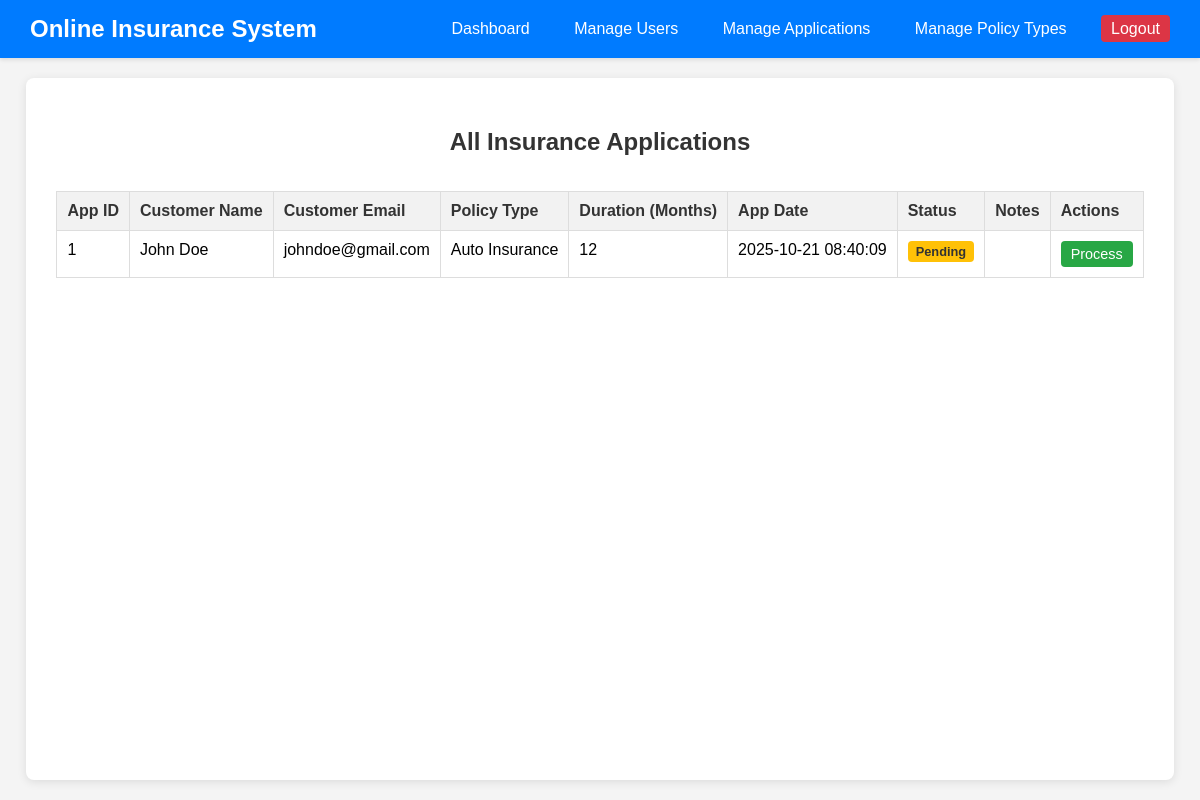
The page /view_applications.php (signed in) on the database its author committed.
### tables this page shows
CREATE TABLE IF NOT EXISTS `applications` (
  `application_id` int(11) NOT NULL AUTO_INCREMENT,
  `user_id` int(11) NOT NULL,
  `policy_type_id` int(11) NOT NULL,
  `desired_duration_months` int(11) NOT NULL,
  `additional_notes` text DEFAULT NULL,
  `admin_notes` text DEFAULT NULL,
  `status_id` int(11) NOT NULL DEFAULT 1,
  `application_date` timestamp NOT NULL DEFAULT current_timestamp(),
  `processed_by_user_id` int(11) DEFAULT NULL,
  `processed_at` datetime DEFAULT NULL,
  PRIMARY KEY (`application_id`),
  KEY `user_id` (`user_id`),
  KEY `policy_type_id` (`policy_type_id`),
  KEY `status_id` (`status_id`)
);

CREATE TABLE IF NOT EXISTS `users` (
  `user_id` int(11) NOT NULL AUTO_INCREMENT,
  `first_name` varchar(100) NOT NULL,
  `last_name` varchar(100) NOT NULL,
  `email` varchar(100) NOT NULL,
  `password_hash` varchar(255) NOT NULL,
  `phone_number` varchar(20) DEFAULT NULL,
  `address` text DEFAULT NULL,
  `role` enum('customer','company_official','administrator') DEFAULT 'customer',
  `created_at` timestamp NOT NULL DEFAULT current_timestamp(),
  PRIMARY KEY (`user_id`),
  UNIQUE KEY `email` (`email`)
);

CREATE TABLE IF NOT EXISTS `policy_types` (
  `policy_type_id` int(11) NOT NULL AUTO_INCREMENT,
  `name` varchar(100) NOT NULL,
  `description` text DEFAULT NULL,
  `base_premium` decimal(10,2) NOT NULL DEFAULT 0.00,
  `min_duration_months` int(11) NOT NULL DEFAULT 1,
  `max_duration_months` int(11) NOT NULL DEFAULT 12,
  `status` enum('Active','Inactive') DEFAULT 'Active',
  PRIMARY KEY (`policy_type_id`),
  UNIQUE KEY `name` (`name`)
);

CREATE TABLE IF NOT EXISTS `application_status_lookup` (
  `status_id` int(11) NOT NULL AUTO_INCREMENT,
  `status_name` varchar(50) NOT NULL,
  PRIMARY KEY (`status_id`),
  UNIQUE KEY `status_name` (`status_name`)
);

### view_applications.php (the view, shortened to what this page needs)
<?php
require_once 'config/database.php';
$applications = [];
$sql_applications = "SELECT
                        a.application_id,
                        u.first_name,
                        u.last_name,
                        u.email,
                        pt.name AS policy_type_name,
                        a.desired_duration_months,
                        a.application_date,
                        asl.status_name,
                        a.additional_notes
                     FROM
                        applications a
                     JOIN
                        users u ON a.user_id = u.user_id
                     JOIN
                        policy_types pt ON a.policy_type_id = pt.policy_type_id
                     JOIN
                        application_status_lookup asl ON a.status_id = asl.status_id
                     ORDER BY a.application_date DESC";
if ($result = mysqli_query($link, $sql_applications)) {
    if (mysqli_num_rows($result) > 0) {
        while ($row = mysqli_fetch_assoc($result)) {
            $applications[] = $row;
        }
    } else {
        $error_message = "No insurance applications found.";
    }
} else {
    $error_message = "Error fetching applications: " . mysqli_error($link);
}
?>
<!DOCTYPE html>
<html lang="en">
<head>
</head>
<body>
    <div class="header">
        <h1>Online Insurance System</h1>
        <nav>
            <a href="dashboard.php">Dashboard</a>
            <?php if ($_SESSION["role"] === 'customer'): ?>
                <a href="apply_policy.php">Apply for Policy</a>
                <a href="my_policies.php">My Policies</a>
                <a href="make_payment.php">Make Payment</a>
            <?php elseif ($_SESSION["role"] === 'company_official'): ?>
                <a href="view_applications.php">View Applications</a>
                <a href="manage_policies.php">Manage Policies</a>
                <a href="create_policy_type.php">New Policy Type</a>
            <?php elseif ($_SESSION["role"] === 'administrator'): ?>
                <a href="admin_users.php">Manage Users</a>
                <a href="admin_applications.php">Manage Applications</a>
                <a href="admin_policy_types.php">Manage Policy Types</a>
            <?php endif; ?>
            <a href="logout.php" class="logout-btn">Logout</a>
        </nav>
    </div>
    <div class="container">
        <h2>All Insurance Applications</h2>
        <div class="table-responsive">
            <?php if (!empty($applications)): ?>
                <table>
                    <thead>
                        <tr>
                            <th>App ID</th>
                            <th>Customer Name</th>
                            <th>Customer Email</th>
                            <th>Policy Type</th>
                            <th>Duration (Months)</th>
                            <th>App Date</th>
                            <th>Status</th>
                            <th>Notes</th>
                            <th>Actions</th>
                        </tr>
                    </thead>
                    <tbody>
                        <?php foreach ($applications as $app): ?>
                            <tr>
                                <td><?php echo htmlspecialchars($app['application_id']); ?></td>
                                <td><?php echo htmlspecialchars($app['first_name'] . ' ' . $app['last_name']); ?></td>
                                <td><?php echo htmlspecialchars($app['email']); ?></td>
                                <td><?php echo htmlspecialchars($app['policy_type_name']); ?></td>
                                <td><?php echo htmlspecialchars($app['desired_duration_months']); ?></td>
                                <td><?php echo htmlspecialchars($app['application_date']); ?></td>
                                <td>
                                    <span class="status-badge status-<?php echo strtolower(str_replace(' ', '_', htmlspecialchars($app['status_name']))); ?>">
                                        <?php echo htmlspecialchars($app['status_name']); ?>
                                    </span>
                                </td>
                                <td><?php echo htmlspecialchars($app['additional_notes']); ?></td>
                                <td>
                                    <?php if ($app['status_name'] === 'Pending' || $app['status_name'] === 'Under Review'): ?>
                                        <a href="process_application.php?id=<?php echo htmlspecialchars($app['application_id']); ?>" class="action-btn">Process</a>
                                    <?php else: ?>
                                        <a href="process_application.php?id=<?php echo htmlspecialchars($app['application_id']); ?>" class="action-btn" style="background-color: #6c757d;">View</a>
                                    <?php endif; ?>
                                </td>
                            </tr>
                        <?php endforeach; ?>
                    </tbody>
                </table>
            <?php else: ?>
                <div class="no-records">No insurance applications found.</div>
            <?php endif; ?>
        </div>
    </div>
</body>
</html>

### view_applications.php (style rules this page uses)
body { font-family: Arial, sans-serif; background-color: #f4f4f4; margin: 0; padding: 0; display: flex; flex-direction: column; min-height: 100vh; }
.header { background-color: #007bff; color: #fff; padding: 15px 30px; display: flex; justify-content: space-between; align-items: center; box-shadow: 0 2px 4px rgba(0, 0, 0, 0.1); }
.header h1 { margin: 0; font-size: 24px; }
.header nav a { color: #fff; text-decoration: none; margin-left: 20px; font-size: 16px; padding: 5px 10px; border-radius: 4px; transition: background-color 0.2s ease; }
.container { flex-grow: 1; padding: 30px; max-width: 1400px; margin: 20px auto; background-color: #fff; border-radius: 8px; box-shadow: 0 2px 10px rgba(0, 0, 0, 0.1); }
h2 { text-align: center; color: #333; margin-bottom: 25px; }
.table-responsive { overflow-x: auto; margin-bottom: 30px; }
table { width: 100%; border-collapse: collapse; margin-top: 10px; }
table th, table td { border: 1px solid #ddd; padding: 10px; text-align: left; vertical-align: top; }
table th { background-color: #f2f2f2; font-weight: bold; color: #333; }
.action-btn { display: inline-block; padding: 5px 10px; background-color: #28a745; color: #fff; text-decoration: none; border-radius: 4px; transition: background-color 0.2s ease; font-size: 0.9em; }
.status-badge { display: inline-block; padding: 3px 8px; border-radius: 4px; font-size: 0.8em; font-weight: bold; color: #fff; }
.status-pending { background-color: #ffc107; color: #333; }
.logout-btn { background-color: #dc3545; color: #fff; padding: 8px 15px; border: none; border-radius: 4px; cursor: pointer; text-decoration: none; transition: background-color 0.2s ease; }

### rows shown on the page
applications: application_id "1", user.last_name "John Doe", user.email "johndoe@gmail.com", policy_type.name "Auto Insurance", desired_duration_months "12", application_date "2025-10-21 08:40:09", status.status_name "Pending"
